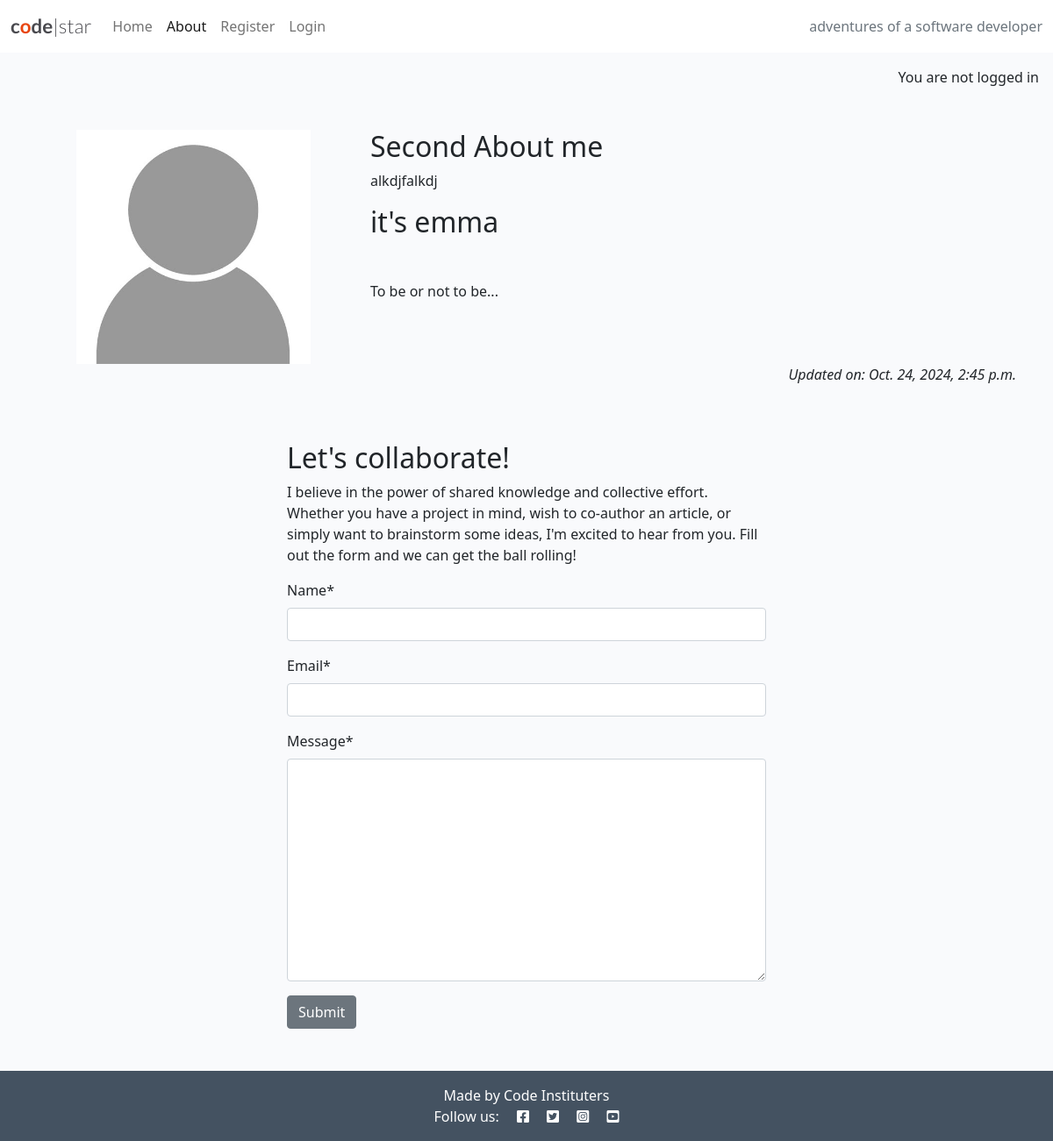
The page /about/ on the database its author committed.
### about/models.py (models this page shows, shortened)
class About(models.Model):
    title = models.CharField(max_length=200)
    updated_on = models.DateTimeField(auto_now=True)
    content = models.TextField()

### about/views.py (the view, shortened to what this page needs)
# urls.py: path("", views.about_me, name="about"),
def about_me(request):
    about = About.objects.all().order_by('-updated_on').first()
    collaborate_form = CollaborateForm()
    collaborate_form = CollaborateForm()
    return render(
        request,
        "about/about.html",
        {"about": about,
        "collaborate_form": collaborate_form},
    )

### about/forms.py
class CollaborateForm(forms.ModelForm):
    class Meta:
        model = CollaborateRequest
        fields = ('name', 'email', 'message')

### about/templates/about/about.html (shortened to what this page needs)
{% extends 'base.html' %}
{% load static %}
{% load crispy_forms_tags %}
{% block content %}
<div class="container mt-5">
    <div class="row">
        <div class="col-12 col-md-4 text-center">
            <img src="{% static 'images/nobody.jpg' %}" width="75%">
        </div>
        <div class="col-12 col-md-8">
            <h2>{{ about.title }}</h2>
            {{ about.content | safe }}
        </div>
    </div>
    <div class="row">
        <div class="col text-right">
            <p class="text-end"><em>Updated on: {{ about.updated_on }}</em></p>
        </div>
    </div>
    <div class="row justify-content-center">
        <div class="col-12 col-md-6 my-5">
            <h2>Let's collaborate!</h2>
            <p>I believe in the power of shared knowledge and collective effort.
                Whether you have a project in mind, wish to co-author
                an article, or simply want to brainstorm some ideas,
                I'm excited to hear from you. Fill out the form
                and we can get the ball rolling!</p>
            <form method="post">
                {{ collaborate_form | crispy }}
                <button type="submit" class="btn btn-secondary">Submit</button>
            </form>
        </div>
    </div>
</div>
{% endblock content %}

### static/css/style.css (style rules this page uses)
body { background-color: #F9FAFC; }
.main-bg { background-color: #F9FAFC; }

### rows shown on the page
About: title "Second About me", content "alkdjfalkdj it's emma To be or not to be...", updated_on "Oct. 24, 2024, 2:45 p.m."
